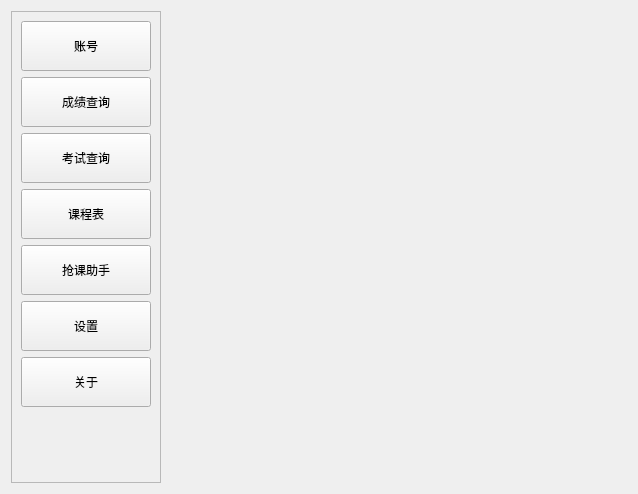
<?xml version="1.0" encoding="UTF-8"?>
<ui version="4.0">
 <class>mian</class>
 <widget class="QWidget" name="mian">
  <property name="geometry">
   <rect>
    <x>0</x>
    <y>0</y>
    <width>638</width>
    <height>494</height>
   </rect>
  </property>
  <property name="windowTitle">
   <string>mian</string>
  </property>
  <layout class="QHBoxLayout" name="horizontalLayout">
   <item>
    <widget class="QScrollArea" name="selectTools">
     <property name="maximumSize">
      <size>
       <width>150</width>
       <height>16777215</height>
      </size>
     </property>
     <property name="widgetResizable">
      <bool>true</bool>
     </property>
     <widget class="QWidget" name="scrollAreaWidgetContents">
      <property name="geometry">
       <rect>
        <x>0</x>
        <y>0</y>
        <width>148</width>
        <height>474</height>
       </rect>
      </property>
      <layout class="QVBoxLayout" name="verticalLayout">
       <item>
        <widget class="QPushButton" name="userInfo_button">
         <property name="minimumSize">
          <size>
           <width>50</width>
           <height>50</height>
          </size>
         </property>
         <property name="text">
          <string>账号</string>
         </property>
        </widget>
       </item>
       <item>
        <widget class="QPushButton" name="scoreSearch_button">
         <property name="minimumSize">
          <size>
           <width>50</width>
           <height>50</height>
          </size>
         </property>
         <property name="text">
          <string>成绩查询</string>
         </property>
        </widget>
       </item>
       <item>
        <widget class="QPushButton" name="examSearch_button">
         <property name="minimumSize">
          <size>
           <width>50</width>
           <height>50</height>
          </size>
         </property>
         <property name="text">
          <string>考试查询</string>
         </property>
        </widget>
       </item>
       <item>
        <widget class="QPushButton" name="classSchedule_button">
         <property name="minimumSize">
          <size>
           <width>0</width>
           <height>50</height>
          </size>
         </property>
         <property name="text">
          <string>课程表</string>
         </property>
        </widget>
       </item>
       <item>
        <widget class="QPushButton" name="robClasses_button">
         <property name="minimumSize">
          <size>
           <width>50</width>
           <height>50</height>
          </size>
         </property>
         <property name="text">
          <string>抢课助手</string>
         </property>
        </widget>
       </item>
       <item>
        <widget class="QPushButton" name="settings_button">
         <property name="minimumSize">
          <size>
           <width>50</width>
           <height>50</height>
          </size>
         </property>
         <property name="text">
          <string>设置</string>
         </property>
        </widget>
       </item>
       <item>
        <widget class="QPushButton" name="appInfo_button">
         <property name="minimumSize">
          <size>
           <width>50</width>
           <height>50</height>
          </size>
         </property>
         <property name="text">
          <string>关于</string>
         </property>
        </widget>
       </item>
       <item>
        <spacer name="verticalSpacer">
         <property name="orientation">
          <enum>Qt::Orientation::Vertical</enum>
         </property>
         <property name="sizeHint" stdset="0">
          <size>
           <width>20</width>
           <height>40</height>
          </size>
         </property>
        </spacer>
       </item>
      </layout>
     </widget>
    </widget>
   </item>
   <item>
    <widget class="QWidget" name="subWidge" native="true">
     <layout class="QVBoxLayout" name="verticalLayout_3">
      <item>
       <layout class="QVBoxLayout" name="subWidgeLayout"/>
      </item>
     </layout>
    </widget>
   </item>
  </layout>
 </widget>
 <resources/>
 <connections/>
</ui>
